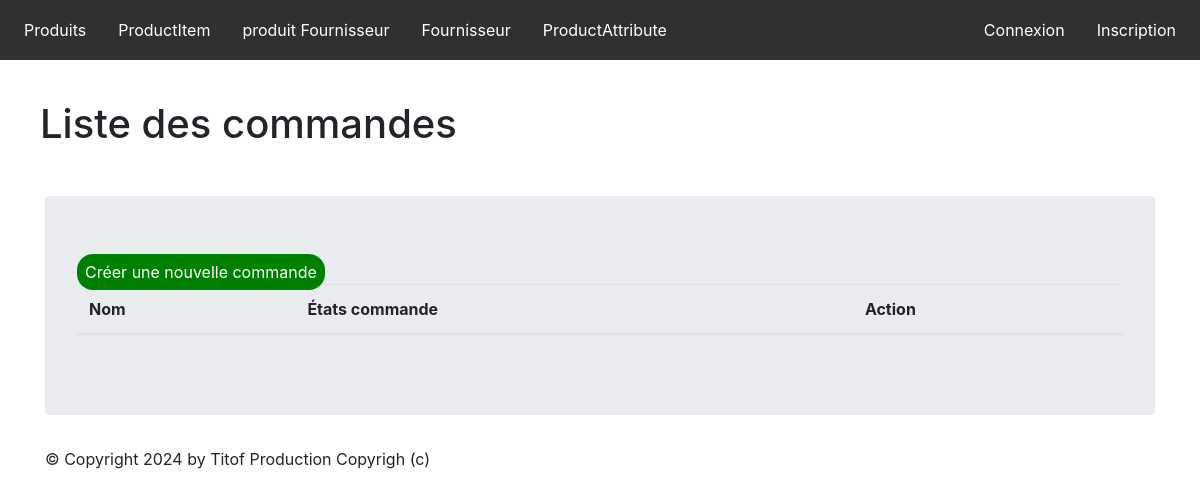
The page /monapp/commande/list on the database as committed earlier.
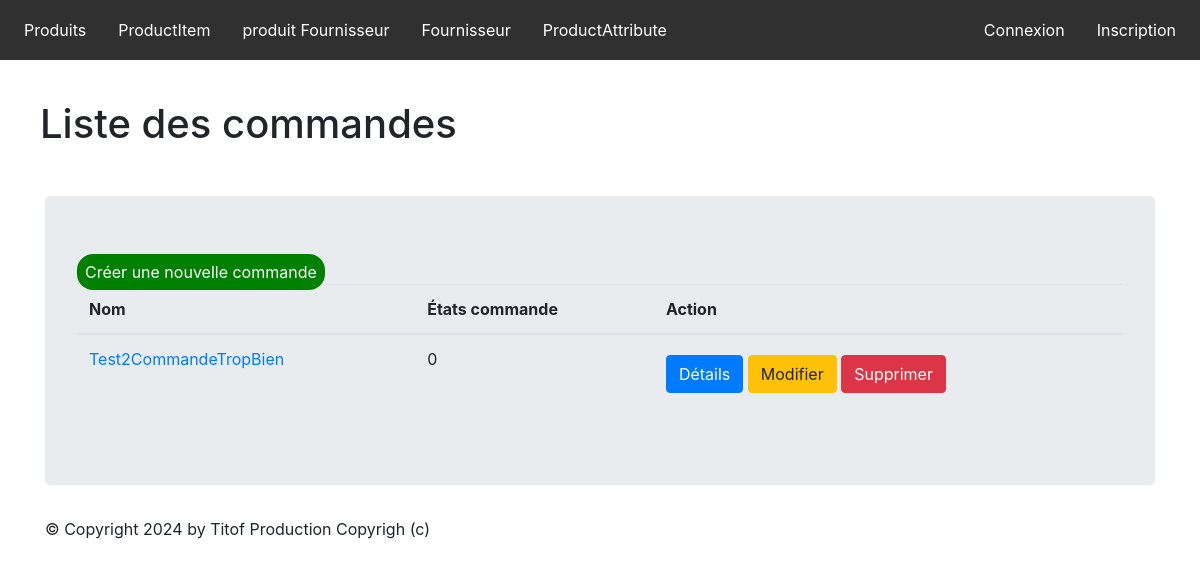
The same page on the database as committed later.
### monapp/models.py (models this page shows, shortened)
class Commande(models.Model):
    class Meta:
        verbose_name = "Commande"
    commandeName = models.CharField(max_length=100)
    produitFournisseur = models.ForeignKey('ProductFournisseur', on_delete=models.CASCADE)
    quantity = models.IntegerField()
    etatCommande = models.SmallIntegerField(choices=COMMANDE_STATUS, default=0)

### monapp/views.py (the view)
# urls.py: path("commande/list",views.CommandeListView.as_view(),name="commande-list"),
class CommandeListView(ListView):
    model = Commande
    template_name = "monapp/list_commande.html"
    context_object_name = "commande"
    def get_queryset(self ):
        return Commande.objects.all()
    def get_context_data(self, **kwargs):
        context = super(CommandeListView, self).get_context_data(**kwargs)
        context['titremenu'] = "Liste des commandes"
        return context

### monapp/templates/monapp/list_commande.html (shortened to what this page needs)
{% extends 'monapp/base.html' %}
{% block menu %}
    <h1>    {{ titremenu }}    </h1>
{% endblock %}
{% block contenu %}
    <table class="table">
    <a class="btnCree" href="{% url 'commande-add' %}">Créer une nouvelle commande</a>
    <thead>
        <th>Nom</th>
        <th>États commande</th>
        <th>Action</th>
    </thead>
    <tbody>
    {% for prdct in commande %}
    <tr>
        <td><a href="{% url 'commande-detail' prdct.id %}">{{ prdct.commandeName }}</a></td>
        <td><p>{{ prdct.etatCommande }}</p></td>
        <td>
            <a href="{% url 'productAttribute-detail' prdct.id %}" class="btn btn-primary mt-2">Détails</a>
            <a href="{% url 'commande-update' prdct.id %}" class="btn btn-warning mt-2">Modifier</a>
            <a href="{% url 'commande-delete' prdct.id %}" class="btn btn-danger mt-2">Supprimer</a>
        </td>
    </tr>
    {% endfor %}
    </tbody>
    </table>
{% endblock %}

Rows that differ between the two databases and show on the page:
added Commande: commandeName "Test2CommandeTropBien", etatCommande "0"
